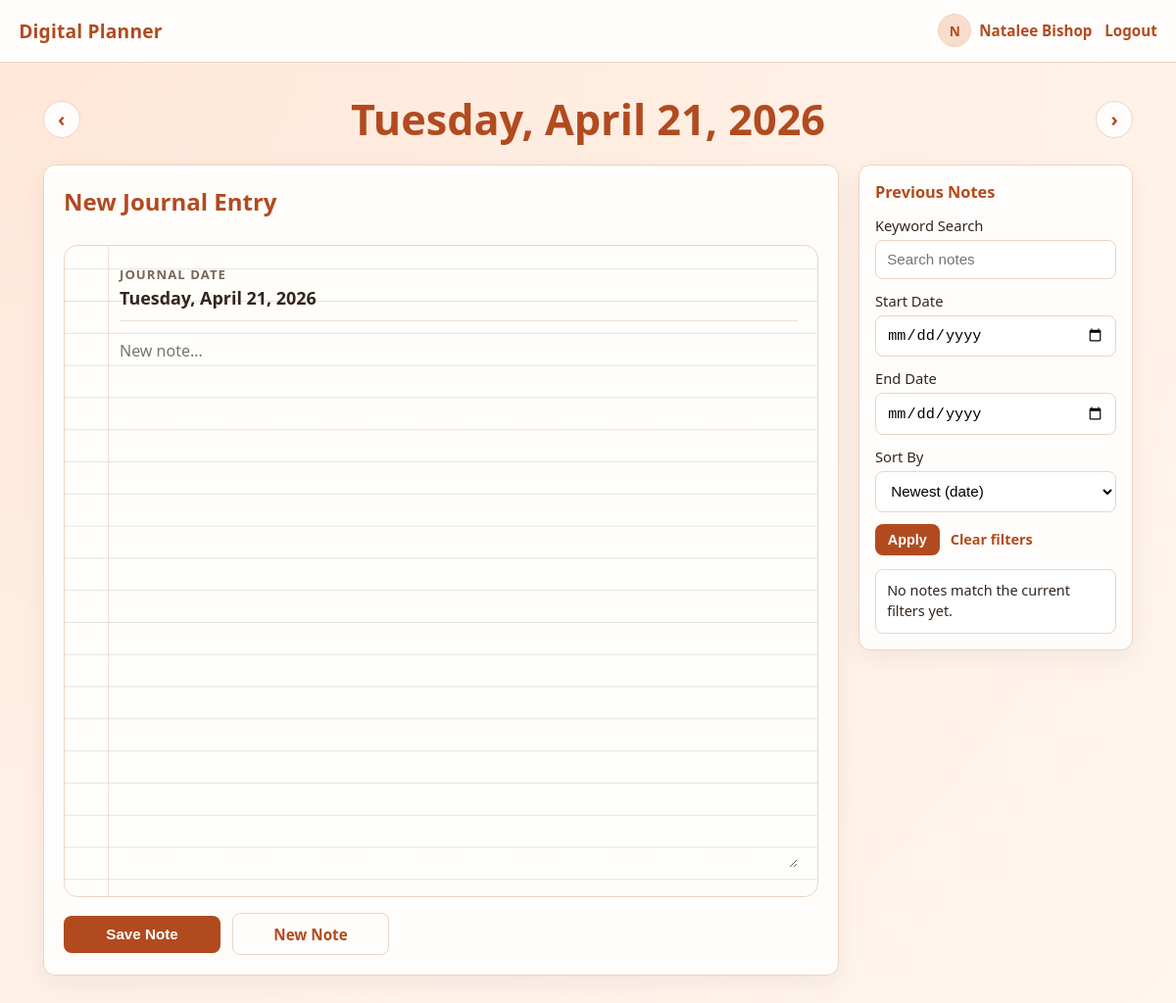
Page /notes/new/ (signed in) on the earlier database version.
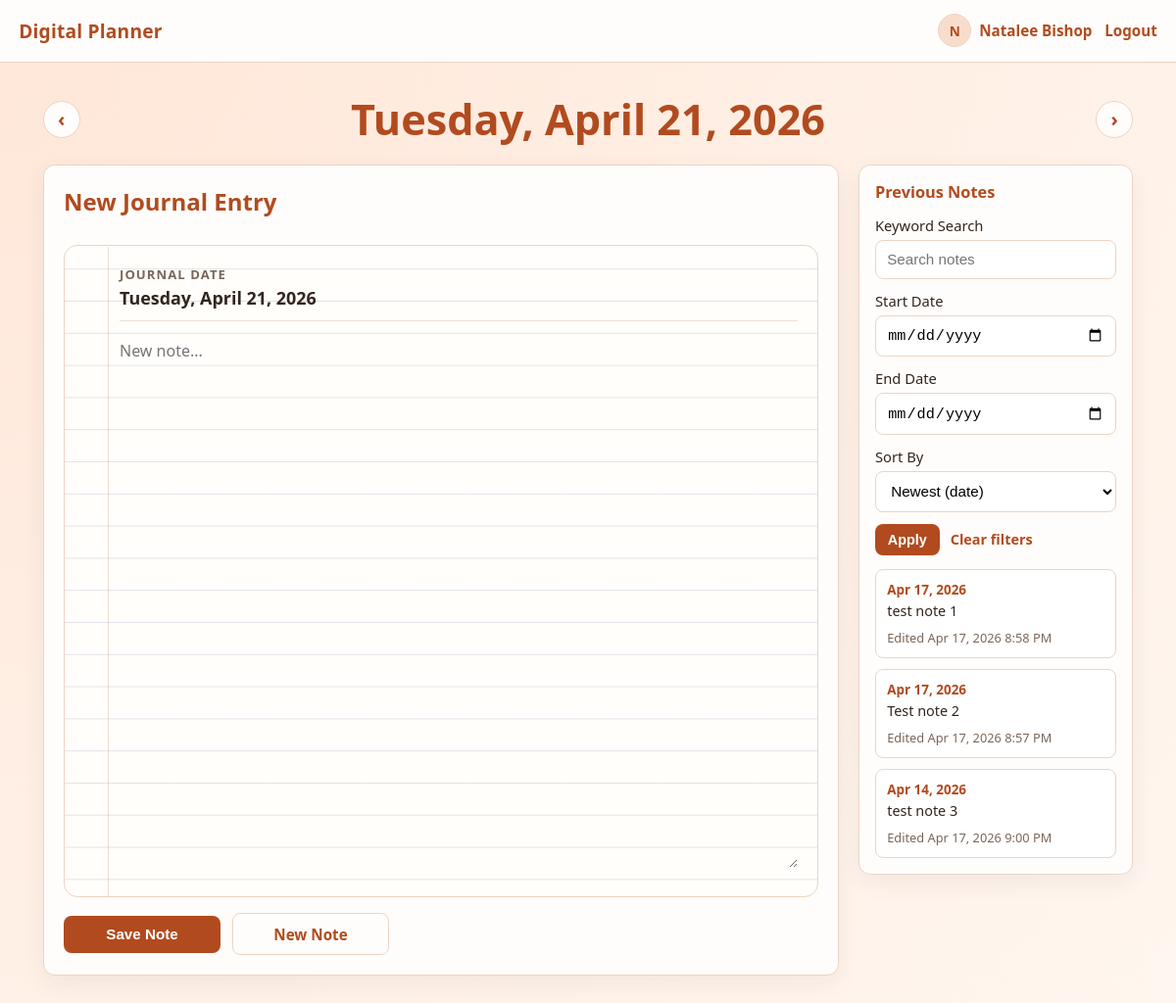
Same page on the later database version.
### planner/models.py (models this page shows, shortened)
class Note(models.Model):
	user = models.ForeignKey(User, on_delete=models.CASCADE, related_name='notes')
	note_date = models.DateField()
	content = models.TextField()
	created_at = models.DateTimeField(auto_now_add=True)
	updated_at = models.DateTimeField(auto_now=True)
	class Meta:
		ordering = ['-note_date', '-updated_at', '-created_at']

### planner/views.py (the view)
# urls.py: path('notes/new/', views.note_create_view, name='note-create'),
@login_required
def note_create_view(request):
	context = _build_authenticated_context(request.user, 'Add Note')
	_apply_selected_date_context(context, request)
	_apply_sort_filter_context(context, request)
	note_filter_query = _build_note_filter_query(request)
	selected_note = None
	selected_note_id = request.GET.get('note', '').strip()
	if selected_note_id:
		try:
			selected_note = Note.objects.get(pk=selected_note_id, user=request.user)
		except (Note.DoesNotExist, ValueError):
			raise Http404('Note not found.')
	if request.method == 'POST':
		posted_note_id = request.POST.get('note_id', '').strip()
		if posted_note_id:
			try:
				selected_note = Note.objects.get(pk=posted_note_id, user=request.user)
			except (Note.DoesNotExist, ValueError):
				raise Http404('Note not found.')
		selected_date_value = _parse_optional_date(request.POST.get('selected_date', '')) or date.today()
		if request.POST.get('action') == 'delete':
			if selected_note:
				selected_note.delete()
			redirect_query = {'date': selected_date_value.isoformat()}
			if note_filter_query:
				return redirect(f"{request.path}?{urlencode(redirect_query)}&{note_filter_query}")
			return redirect(f"{request.path}?{urlencode(redirect_query)}")
		note_form = NoteForm(request.POST, instance=selected_note)
		if note_form.is_valid():
			note = note_form.save(commit=False)
			note.user = request.user
			note.note_date = selected_date_value
			note.save()
			redirect_query = {'date': note.note_date.isoformat(), 'note': str(note.pk)}
			if note_filter_query:
				return redirect(f"{request.path}?{urlencode(redirect_query)}&{note_filter_query}")
			return redirect(f"{request.path}?{urlencode(redirect_query)}")
	else:
		note_form = NoteForm(instance=selected_note)
	notes = _build_note_list_query(request.user, request)
	context['note_form'] = note_form
	context['notes'] = notes
	context['selected_note'] = selected_note
	context['selected_note_id'] = str(selected_note.pk) if selected_note else ''
	context['note_filter_query'] = note_filter_query
	return render(request, 'planner/note_create.html', context)

### planner/forms.py (shortened to what this page needs)
class NoteForm(forms.ModelForm):
    class Meta:
        model = Note
        fields = ['content']
        widgets = {
            'content': forms.Textarea(
                attrs={
                    'rows': 16,
                    'placeholder': 'Write your journal entry here...',
                }
            ),
        }

### planner/views.py (called while the page is built)
def _get_or_create_profile(user):
	profile, _ = UserProfile.objects.get_or_create(user=user)
	return profile

def _get_user_display_name(user):
	full_name = user.get_full_name().strip()
	if full_name:
		return full_name
	if user.first_name:
		return user.first_name
	return user.email

def _get_user_avatar_initial(user):
	display_name = _get_user_display_name(user)
	return display_name[:1].upper() if display_name else ''

def _build_authenticated_context(user, title):
	profile = _get_or_create_profile(user)
	return {
		'title': title,
		'current_theme': profile.theme,
		'user_profile': profile,
		'display_name': _get_user_display_name(user),
		'avatar_initial': _get_user_avatar_initial(user),
	}

def _parse_optional_date(value):
	if not value:
		return None
	try:
		return datetime.strptime(value, '%Y-%m-%d').date()
	except ValueError:
		return None

### planner/templates/planner/note_create.html (shortened to what the changed rows need)
{% extends 'planner/base.html' %}
{% block content %}
<div class="content-shell">
    <div class="object-page-date-nav" aria-label="Date navigation">
        <h2 class="object-page-date">{{ selected_date_display }}</h2>
    </div>
    <div class="object-page-layout">
        <section class="card journal-card" aria-label="Note editor">
            <form method="post" class="journal-form">
                <div class="journal-header">
                    <h2>
                        {% if selected_note %}
                        Edit Note
                        {% else %}
                        New Journal Entry
                        {% endif %}
                    </h2>
                </div>
            </form>
        </section>
        <aside class="object-sidebar" aria-label="Previous notes and filters">
            <div class="card">
                <ul class="history-list" aria-label="Filtered note list">
                    {% for note in notes %}
                    <li
                        class="history-item{% if selected_note and selected_note.pk == note.pk %} is-selected{% endif %}">
                        <a class="history-link"
                            href="{% url 'note-create' %}?date={{ note.note_date|date:'Y-m-d' }}&note={{ note.pk }}{% if note_filter_query %}&{{ note_filter_query }}{% endif %}">
                            <p class="history-item-date">{{ note.note_date|date:"M j, Y" }}</p>
                            <p class="history-item-preview">{{ note.content|truncatewords:18 }}</p>
                            <p class="history-item-meta">Edited {{ note.updated_at|date:"M j, Y g:i A" }}</p>
                        </a>
                    </li>
                    {% empty %}
                    <li class="history-item">
                        <div class="history-link">
                            <p class="history-item-preview">No notes match the current filters yet.</p>
                        </div>
                    </li>
                    {% endfor %}
                </ul>
            </div>
        </aside>
    </div>
</div>
{% endblock %}

Differences in the rows shown:
added Note: note_date "Apr 17, 2026", content "test note 1", updated_at "Apr 17, 2026 8:58 PM"
added Note: note_date "Apr 17, 2026", content "Test note 2", updated_at "Apr 17, 2026 8:57 PM"
added Note: note_date "Apr 14, 2026", content "test note 3", updated_at "Apr 17, 2026 9:00 PM"
Other differences:
text no longer shown: "No notes match the current filters yet."
